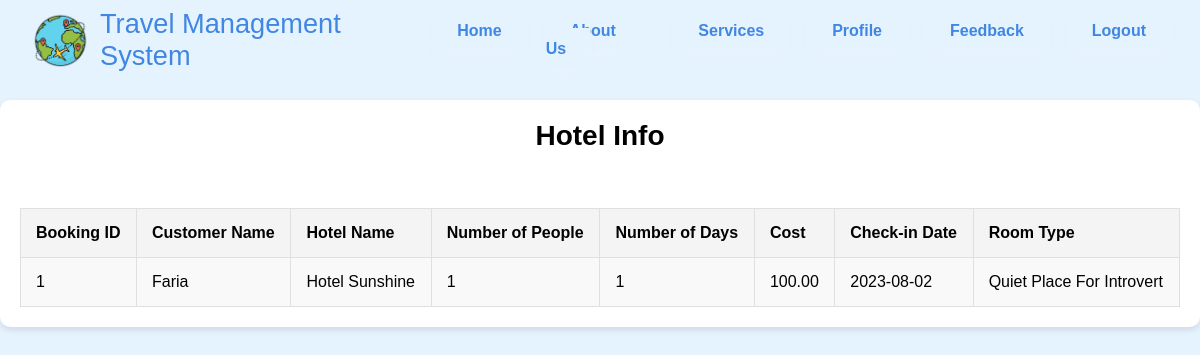
Page /customer_view_hotel.php (signed in) on the committed database.
### tables this page shows
CREATE TABLE `hotel` (
  `id` int(11) NOT NULL,
  `hotel_name` varchar(255) NOT NULL,
  `number_of_people` int(11) NOT NULL,
  `number_of_days` int(11) NOT NULL,
  `room_type` varchar(255) NOT NULL,
  `cost` decimal(10,2) NOT NULL,
  `check_in_date` date NOT NULL,
  `customer_name` varchar(255) NOT NULL
);

### customer_view_hotel.php (the view, shortened to what this page needs)
<?php
$host = "localhost";
$user = "root";
$password = "";
$db = "cse470";
$data = mysqli_connect($host, $user, $password, $db);
$sql = "SELECT * FROM hotel WHERE customer_name = '{$_SESSION['username']}'";
$result = mysqli_query($data, $sql);
?>
<!DOCTYPE html>
<html>
<head>
</head>
<body>
    <header>
        <?php include "navbar.php"; ?>
    </header>
    <div class="content">
        <center>
            <h1>Hotel Info</h1>
            <br><br>
            <table border="1px">
                <tr>
                    <th class="table_th">Booking ID</th>
                    <th class="table_th">Customer Name</th>
                    <th class="table_th">Hotel Name</th>
                    <th class="table_th">Number of People</th>
                    <th class="table_th">Number of Days</th>
                    <th class="table_th">Cost</th>
                    <th class="table_th">Check-in Date</th>
                    <th class="table_th">Room Type</th>
                </tr>
                <?php
                while ($info = $result->fetch_assoc()) {
                    ?>
                    <tr>
                    <td class="table_td">
                            <?php echo htmlspecialchars($info['id']); ?>
                        </td>
                        <td class="table_td">
                            <?php echo htmlspecialchars($info['customer_name']); ?>
                        </td>
                        <td class="table_td">
                            <?php echo htmlspecialchars($info['hotel_name']); ?>
                        </td>
                        <td class="table_td">
                            <?php echo htmlspecialchars($info['number_of_people']); ?>
                        </td>
                        <td class="table_td">
                            <?php echo htmlspecialchars($info['number_of_days']); ?>
                        </td>
                        <td class="table_td">
                            <?php echo htmlspecialchars($info['cost']); ?>
                        </td>
                        <td class="table_td">
                            <?php echo htmlspecialchars($info['check_in_date']); ?>
                        </td>
                        <td class="table_td">
                            <?php echo htmlspecialchars($info['room_type']); ?>
                        </td>
                    </tr>
                <?php
                }
                ?>
            </table>
        </center>
    </div>
</body>
</html>

### navbar.css (style rules this page uses)
* { margin: 0; padding: 0; }
body { font-family: 'Montserrat', sans-serif; background-color: #e5f3ff; }

### customer_view_hotel.php (style rules this page uses)
.content { max-width: 1200px; margin: 20px auto; padding: 20px; background-color: #fff; border-radius: 10px; box-shadow: 0px 3px 6px rgba(0, 0, 0, 0.1); }
h1 { font-size: 28px; margin-bottom: 20px; }
table { width: 100%; border-collapse: collapse; border: 1px solid #e0e0e0; }
th, td { padding: 15px; text-align: left; }
th { background-color: #f4f4f4; font-weight: bold; }
tr:nth-child(even) { background-color: #f9f9f9; }

### rows in the picture
hotel: id "1", customer_name "Faria", hotel_name "Hotel Sunshine", number_of_people "1", number_of_days "1", cost "100.00", check_in_date "2023-08-02", room_type "Quiet Place For Introvert"
